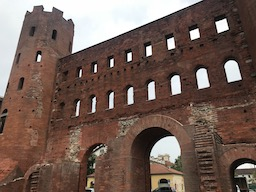
#> input picture img/thorino.jpg, 256 x 192 px, found by its file name
$ python test.py
#> lines starting #> are read from the running program, lines starting #| are printed output that depends on the picture; after the words box and inside, x2 and y2 are one past the last pixel; in counts of white or black regions, pixels touching at a corner belong together
import cv2
import numpy as np
import sys
from matplotlib import pyplot as plt

# 伽玛变换  power函数实现幂函数
def hist_equal(img, z_max=255):

    H, W = img.shape
    S = H * W * 1.

    out = img.copy()

    sum_h = 0.

    for i in range(1, 255):
        ind = np.where(img == i)
        sum_h += len(img[ind])
        z_prime = z_max / S * sum_h
        out[ind] = z_prime

    out = out.astype(np.uint8)

    return out

if __name__ == "__main__":
    imageData = cv2.imread("E:\workspace\pycharm\pyqt5-imageprocessing\imgs\\thorino.jpg")
#> imageData is the input picture: shape (192, 256, 3); mean B, G, R 85.6, 94.3, 114.5
    # 归1
    # imageData = cv2.cvtColor(imageData, cv2.COLOR_BGR2GRAY)
    # imageData = cv2.cvtColor(imageData, cv2.COLOR_BGR2GRAY)
    gray = cv2.cvtColor(imageData, cv2.COLOR_BGR2GRAY)
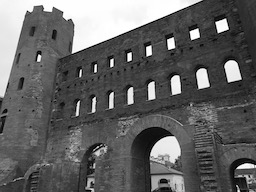
#> gray: shape (192, 256); min 0, max 255, mean 99.4

    thresh, out = cv2.threshold(gray, 0, 255, cv2.THRESH_BINARY + cv2.THRESH_OTSU)
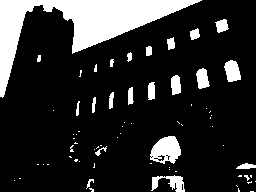
#> out: shape (192, 256); 16.9% white; 69 white regions (48 under 20 px), largest, box (x1, y1, x2, y2) and area: (0, 0, 202, 98) 5672, (150, 136, 181, 164) 596, (151, 175, 185, 192) 290
#> thresh = 153
    result = np.stack((out,) * 3, axis=-1)

    print(f'result.shape {result.shape}')
#| result.shape (192, 256, 3)
    print(f'result {result}')
#> (printed output is left out)
    #效果
    cv2.imshow('img',imageData)
    cv2.imshow('O',result)
    # cv2.imwrite("O.png", O)
    cv2.waitKey(0)
    cv2.destroyAllWindows()
    # cv2.imwrite(filePath, outputImageData)

    # result = np.stack((result,) * 3, axis=-1)

$ run again, with img/imori.jpg copied over img/thorino.jpg
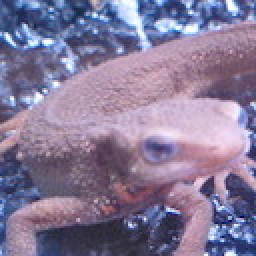
#> input picture img/imori.jpg, 128 x 128 px, found by its file name (shown 2 times larger)
#> imageData is the input picture: shape (128, 128, 3); mean B, G, R 152.8, 121.8, 134.1
#> `gray = cv2.cvtColor(imageData, cv2.COLOR_BGR2GRAY)`:
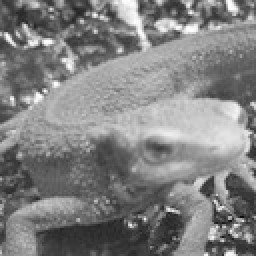
#> gray: shape (128, 128) (shown 2 times larger); min 11, max 254, mean 129
#> `thresh, out = cv2.threshold(gray, 0, 255, cv2.THRESH_BINARY + cv2.THRE..`:
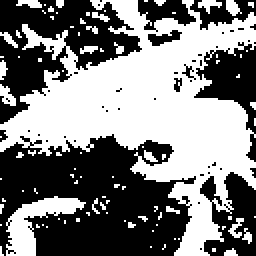
#> out: shape (128, 128) (shown 2 times larger); 49.5% white; 93 white regions (80 under 20 px), largest, box (x1, y1, x2, y2) and area: (0, 0, 128, 128) 6947, (3, 98, 43, 128) 483, (0, 42, 8, 53) 50
#> thresh = 129
#| result.shape (128, 128, 3)
#> (printed output is left out)
